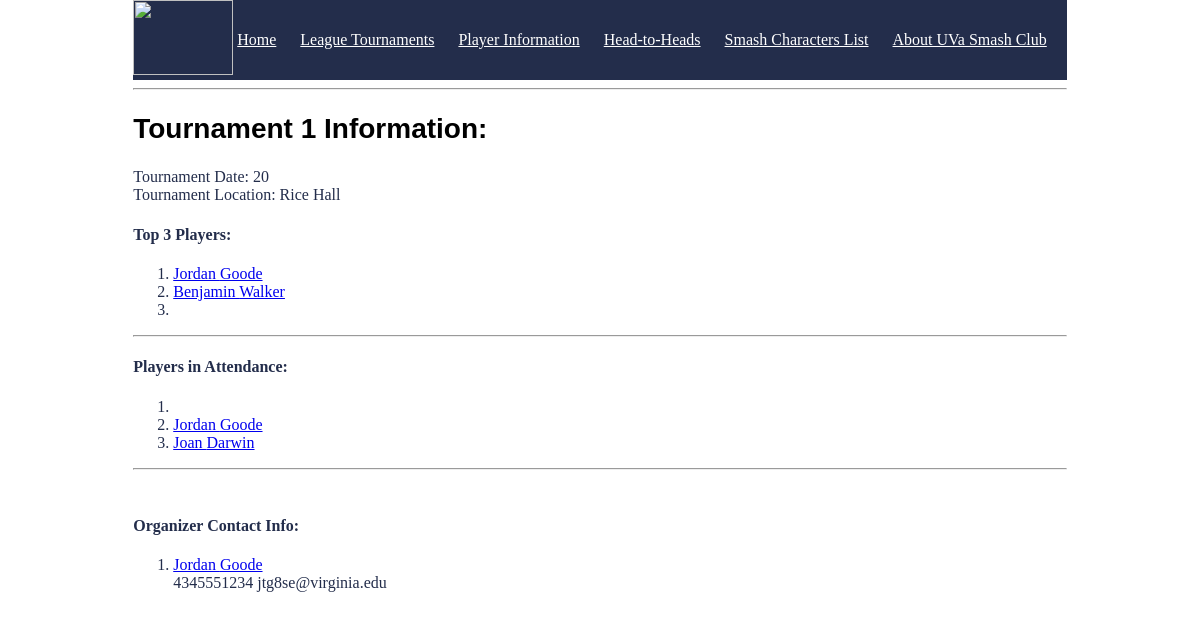
Page /tournament/1 on the earlier database version.
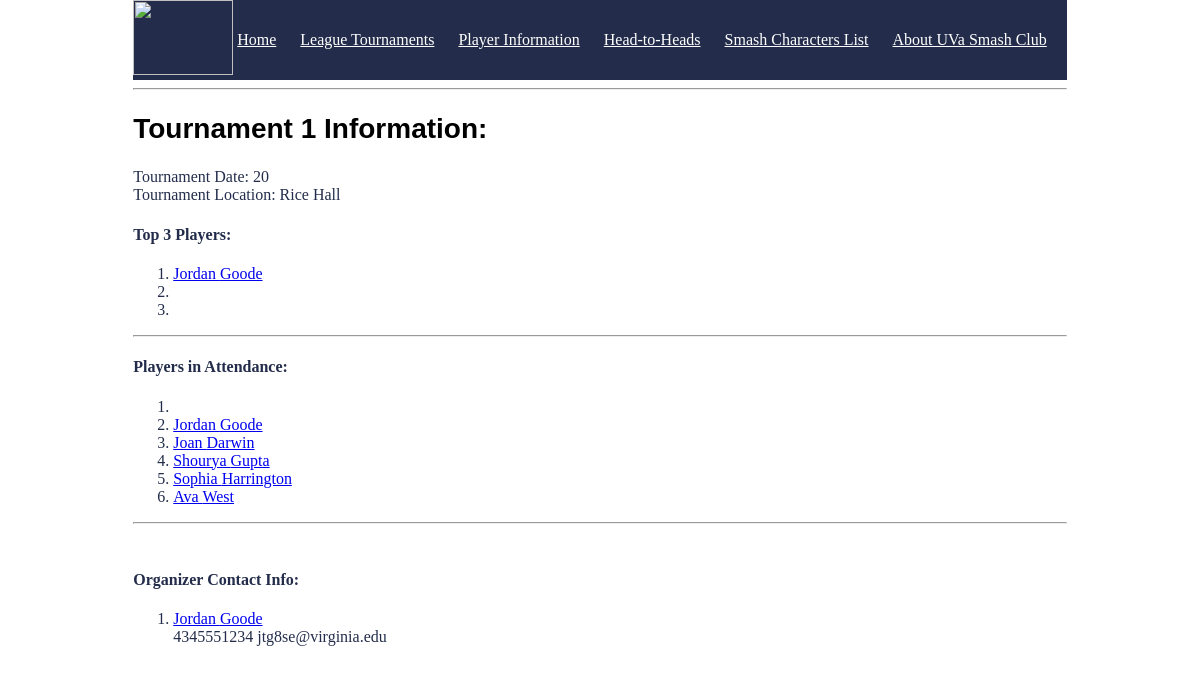
Same page on the later database version.
### tables this page shows
CREATE TABLE player (
	ComputingID tinytext NOT NULL,
	FirstName tinytext,
	LastName tinytext,
	ScreenName tinytext,
	SchoolYear int,
	CharacterNumber int,
	PRIMARY KEY (ComputingID),
	FOREIGN KEY (CharacterNumber) REFERENCES characters(CharacterNumber)
);

### run.py (the view)
@app.route("/tournament/<int:TourneyNum>")
def class_(TourneyNum):
    connection_obj = sqlite3.connect('project.db')
    cursor_obj = connection_obj.cursor()
    cursor_obj.execute(f"SELECT * FROM tournament INNER JOIN club_officer ON tournament.OfficerID = club_officer.OfficerID WHERE TourneyNum = {TourneyNum}")
    tournament_info = cursor_obj.fetchone()
    ranks = []
    for i in range(4,7):
        cursor_obj.execute(f"SELECT FirstName, LastName FROM player WHERE ComputingID = \"{tournament_info[i]}\"")
        playerName = cursor_obj.fetchone()
        ranks.append(playerName)
    cursor_obj.execute(f"SELECT ComputingID FROM player_attendance WHERE TourneyNum = {TourneyNum}")
    attendance = cursor_obj.fetchall()
    attendanceNames = []
    for i in attendance:
        cursor_obj.execute(f"SELECT ComputingID, FirstName, LastName FROM player WHERE ComputingID = \"{i[0]}\"")
        playerName = cursor_obj.fetchone()
        attendanceNames.append(playerName)
    if tournament_info is None:
        return "Tournament not found"
    connection_obj.close()
    return render_template("tournament.html", tournament_info=tournament_info, attendance=attendanceNames, ranks=ranks)#, users=users)

### templates/tournament.html
<!DOCTYPE html>
<html>
<nav class="navigation-bar">
    <img src="{{url_for('static', filename='smashLogo.png')}}"  style="width:100px;height:75px;"/>
    <a href="/" >Home</a>
    <a href="/get-tournaments" >League Tournaments</a>
    <a href="/get-players">Player Information</a>
    <a href="/get-games">Head-to-Heads</a>
    <a href="/character">Smash Characters List</a>
    <a href="/about">About UVa Smash Club</a>
</nav>
<head>
    <link rel="stylesheet" href='/css/main.css' />
</head>
<body>
 <hr/>
    <h2 style="color:black;">Tournament <b>{{tournament_info[0]}}</b> Information:</h2>
    Tournament Date: {{tournament_info[1]}}
    <br/>
    Tournament Location: {{tournament_info[3]}}
    <br/>
    <h4>Top 3 Players:</h4>
    <ol>
        <li><a href="/player/{{tournament_info[4]}}">{{ranks[0][0]}} {{ranks[0][1]}} </a> </li>
        <li><a href="/player/{{tournament_info[5]}}">{{ranks[1][0]}} {{ranks[1][1]}} </a> </li>
        <li><a href="/player/{{tournament_info[6]}}">{{ranks[2][0]}} {{ranks[2][1]}}</a> </li>
    </ol>
  <hr/>
    <h4>Players in Attendance:</h4>
    <ol>
        {% for i in attendance %}
            <li><a href="http://127.0.0.1:5000/player/{{i[0]}}">{{i[1]}} {{i[2]}}</a></li>
        {% endfor %}
    </ol>
 <hr/>
        <br/>
    <h4>Organizer Contact Info:</h4>
 <ol>
     <li><a href="http://127.0.0.1:5000/player/{{tournament_info[9]}}">{{tournament_info[10]}} {{tournament_info[11]}}</a></li>
     </li>{{tournament_info[12]}}</li>
     </li>{{tournament_info[13]}}</li>
 </ol>
</body>
</html>

Differences in the rows shown:
removed player: FirstName "Benjamin", LastName "Walker"
now on this page (row unchanged): player: FirstName "Shourya", LastName "Gupta"
now on this page (row unchanged): player: FirstName "Sophia", LastName "Harrington"
now on this page (row unchanged): player: FirstName "Ava", LastName "West"
